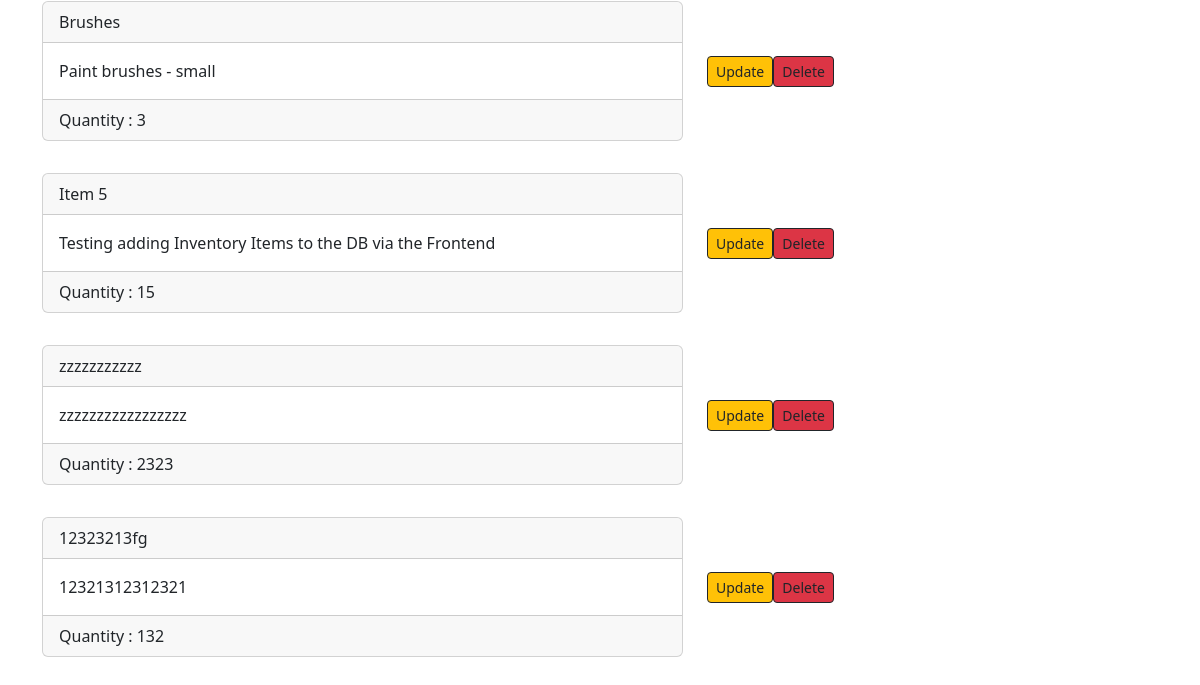
The app's page /inventory/ (signed in, lower part), older data.
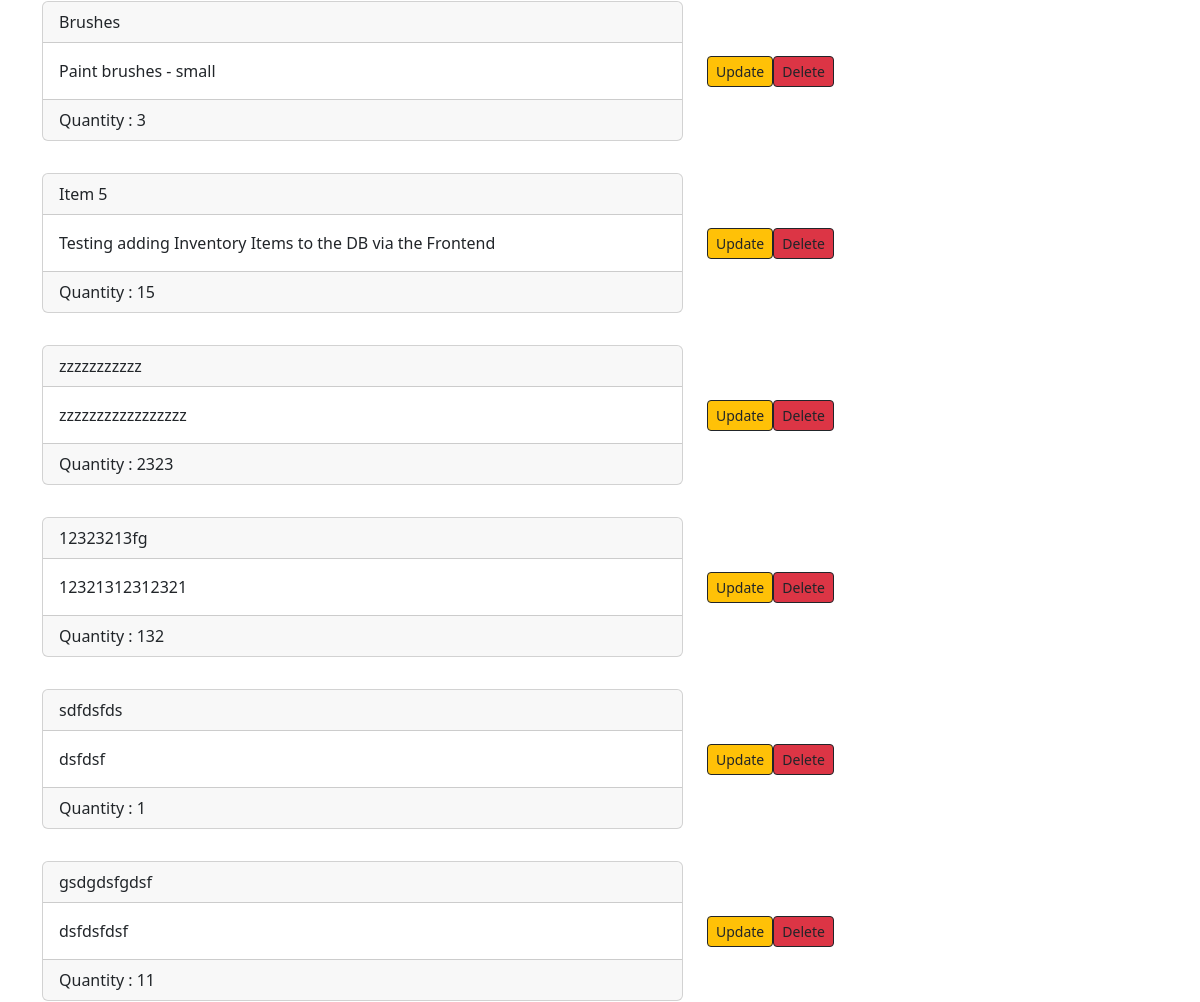
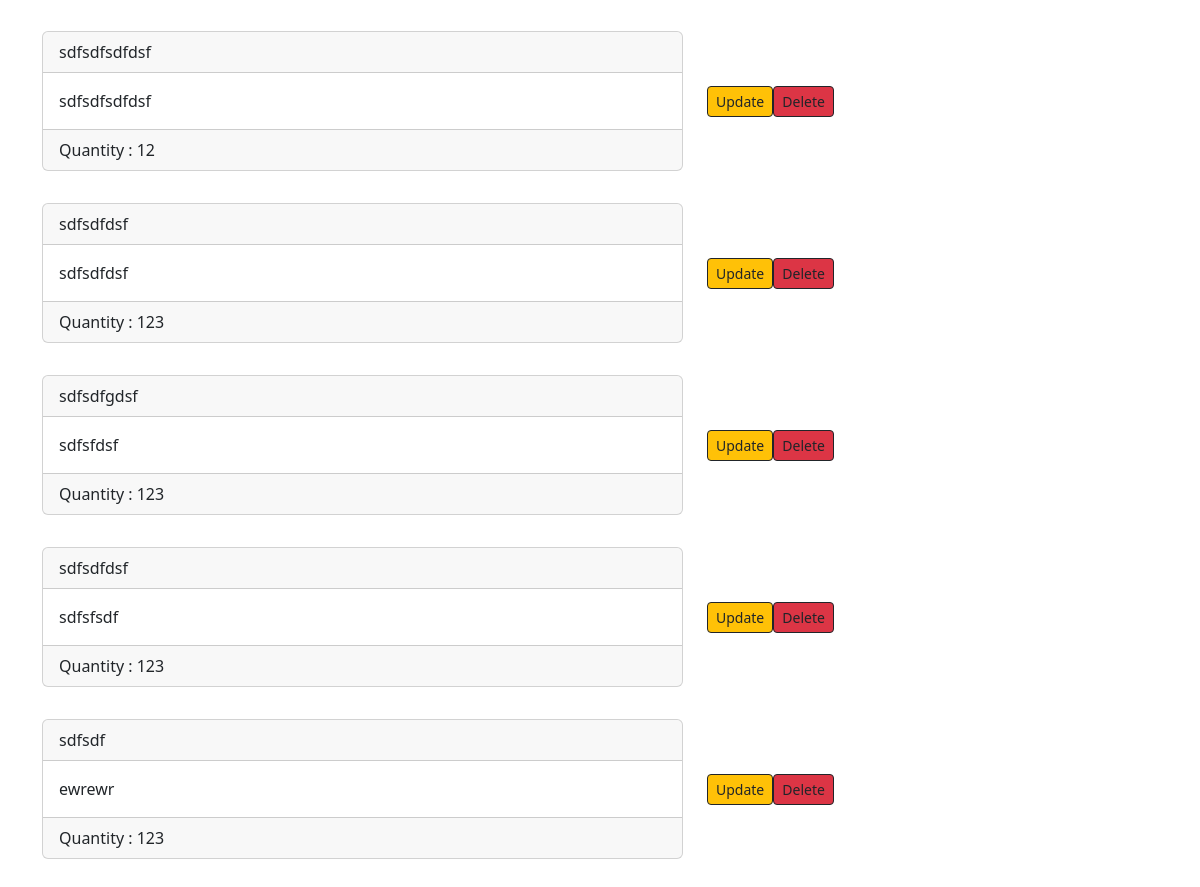
The same page, newer data (2 pictures, top to bottom).
### inventory_component/models.py (models this page shows)
class Inventory(models.Model):
    item = models.CharField(max_length=255)
    description = models.TextField()
    quantity = models.PositiveIntegerField()
    user = models.ForeignKey(User, on_delete=models.CASCADE, related_name='items')

### inventory_component/views.py (the view)
# urls.py: path('', views.InventoryList.as_view(), name="inventory_list"),
class InventoryList(LoginRequiredMixin, ListView):
    model = Inventory
    context_object_name = "items"
    template_name = "inventory_list.html"
    login_url = '/login'
    def get_queryset(self):
        return self.request.user.items.all()

### inventory_component/templates/Inventory_list.html (shortened to what this page needs)
{% extends 'base.html' %}
{% load static %}
{% block content %}
    <div class="row">
        {% for item in items %}
        	<div class="col-md-7 py-3">
                <div class="card">
                    <div class="card-header">
                        {{ item.item }}
                    </div>
                    <div class="card-body ">
                        {{ item.description }}
                    </div>
                    <div class="card-footer">
                        Quantity : {{ item.quantity }}
                    </div>
                </div>
            </div>
        <div class="col-md-5 py-3 d-flex align-items-center">
        <div>
            <a href="{% url 'item.update' pk=item.id %}" class="btn btn-sm btn-warning btn-outline-dark btn-block">Update</a>
        </div>
        <div>
            <a href="{% url 'item.delete' pk=item.id %}" class="btn btn-sm btn-danger btn-outline-dark btn-block">Delete</a>
        </div>
    </div>
        {% endfor %}
{% endblock content %}

Row changes from the older to the newer data that the page shows:
added Inventory: item "sdfdsfds", description "dsfdsf", quantity "1"
added Inventory: item "gsdgdsfgdsf", description "dsfdsfdsf", quantity "11"
added Inventory: item "sdfsdfsdfdsf", description "sdfsdfsdfdsf", quantity "12"
added Inventory: item "sdfsdfdsf", description "sdfsdfdsf", quantity "123"
added Inventory: item "sdfsdfgdsf", description "sdfsfdsf", quantity "123"
added Inventory: item "sdfsdfdsf", description "sdfsfsdf", quantity "123"
added Inventory: item "sdfsdf", description "ewrewr", quantity "123"
